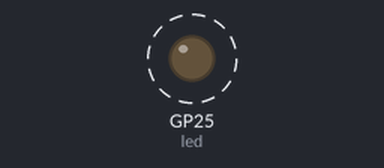
A program run on a simulated Raspberry Pi Pico running MicroPython. On the bench: output pins drawn as LEDs (lit = HIGH). Dashed ring = blinking. What the program prints to the serial console is not drawn. At 1.5 s the program stops and its outputs stay as they are.

Above: at 0.32 s.
Timing chart, 0 to 3.0 s (numbered marks = the images above):
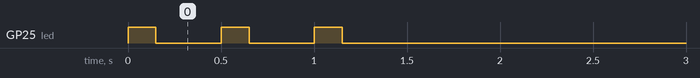

Measured:
- by itself, GP25 (led): alternates HIGH for 0.15 s and LOW for 0.35 s, 6 changes in all, then stays LOW

The program:

02_variable_blink.py
```python
from machine import Pin
from time import sleep

led = Pin("LED", Pin.OUT)

message = "Team Comet"
on_time = 0.15
off_time = 0.35

print(message)

print("Flash 1")
led.on()
sleep(on_time)
led.off()
sleep(off_time)

print("Flash 2")
led.on()
sleep(on_time)
led.off()
sleep(off_time)

print("Flash 3")
led.on()
sleep(on_time)
led.off()
sleep(off_time)

print("Signal complete")
```
